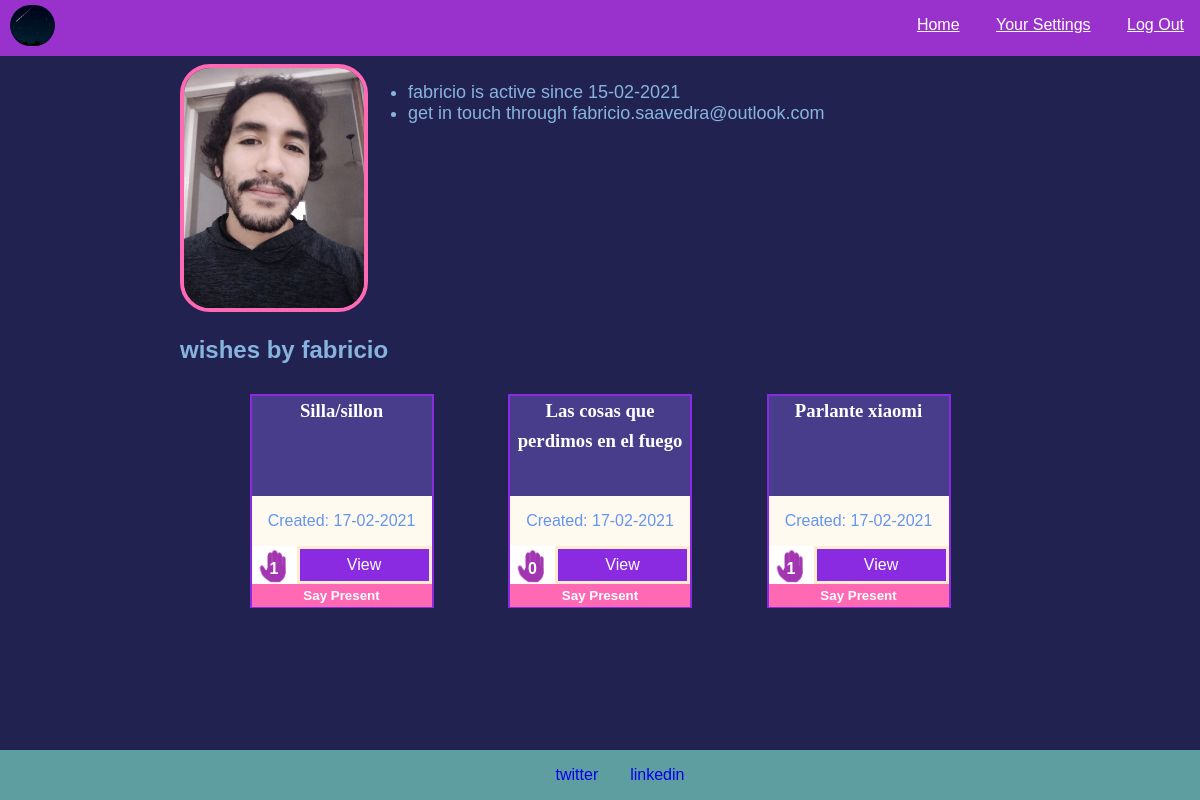
Screenshot of /user/11/wishes with the database file from the repository.
### app.py (models this page shows)
class User(db.Model):
    id = db.Column(db.Integer, primary_key=True)
    username = db.Column(db.String(20), nullable=False)
    password = db.Column(db.String(100), nullable=False)
    email = db.Column(db.String(40), nullable=False)
    active = db.Column(db.DateTime, default=datetime.now)
    products = db.relationship("Product", backref="user")

class Product(db.Model):
    id = db.Column(db.Integer, primary_key=True)
    name = db.Column(db.String(50), nullable=False)
    link = db.Column(db.Text, nullable=False)
    store = db.Column(db.String(5), nullable=False) # puede ser nullable esto?
    additional = db.Column(db.String(140))
    user_id = db.Column(db.Integer, db.ForeignKey("user.id"), nullable=False)
    created =  db.Column(db.DateTime, default=datetime.now)

### app.py (the view)
@app.route("/user/<int:id>/wishes", methods = ["GET", "POST"])
def view_user(id):
    if request.method == "POST":
        visitor = session["user_id"]
        card_id = request.form.get("card_id")
        print(f"This is the id of the present you postulated to: {card_id}")
        candidate = Candidate(
            product_id = card_id,
            candidate_id = visitor
        )
        db.session.add(candidate)
        db.session.commit()
        visitor_info =  User.query.filter_by(id=visitor).first()
        receptor_info = User.query.filter_by(id=id).first()
        print(receptor_info.email)
        bodymsg = f"You have a candidate for one of your wishes, {visitor_info.username}! \nYou can reach out at {visitor_info.email}. \nwishlist team"
        msg = Message("News for you!",
            sender='wishlist.app.arg@gmail.com',
            recipients=[f"{receptor_info.email}"])
        msg.body = bodymsg
        mail.send(msg)
        flash(f"You've postulated to the wish #{card_id}")
        return redirect("/")
    else:
        visited_user = User.query.get_or_404(id)
        print(f"Name of visited user: {visited_user.username}.\n * Visited_user products:\n{visited_user.products}")
        vu_cards = visited_user.products # does not filter checked-out products
        is_available = []
        for prod in vu_cards:
            checked = Checked.query.filter_by(product_id = prod.id).first()
            if checked==None:
                is_available.append(prod)
        cards_dict = {}
        for card in is_available:
            count = len(Candidate.query.filter_by(product_id=card.id).all())
            dk = str(card.id)
            cards_dict[dk] = count
        return render_template("viewuser.html", user=visited_user, counter=cards_dict, available=is_available)

### app.py (called while the page is built)
@app.template_filter()
def datetimeformat(date, format='%d-%m-%Y'):
    return date.strftime(format)

@app.after_request
def after_request(response):
    response.headers["Cache-Control"] = "no-cache, no-store, must-revalidate"
    response.headers["Expires"] = 0
    response.headers["Pragma"] = "no-cache"
    return response

### templates/viewuser.html (shortened to what this page needs)
{% extends 'base.html' %}
{% block main %}
<div class="feature">
  <div class="feature-img">
    <img src="/static/images/{{user.id}}.jpg" alt="your handsome/gorgeous face winning at things" class="profile-pic">
  </div>
  <div class="feature-text">
    <ul>
      <li>{{user.username}} is active since {{user.active|datetimeformat}}</li>
      <li>get in touch through {{user.email}}</li>
    </ul>
  </div>
</div>
<h2>wishes by {{user.username}}</h2>
{% if user.products|length>0 %}
  <div class="cards-container">
      {% for card in user.products %}
      {% if card in available %}
      <div class="visited-card">
        <h3 class="card-title">{{card.name}}</h3>
        <p>Created: {{card.created|datetimeformat}}</p>
        <div class="card-info-div">
          <div class="count-div">{{counter[(card.id)|string]}}</div>
          <button onclick="window.open('{{card.link}}','_blank');" class="view-btn" type="button">View</button>
        </div>
        <form action="{{url_for('view_user', id=user.id)}}" method="POST">
          <input type="submit" value="Say Present" class="card-submit-btn">
        </form>
      </div>
      {% endif %}
      {% endfor %}
  </div>
{% else %}
<p>No wishes here [:1]</p>
{% endif %}
{% endblock %}

### static/styles.css (style rules this page uses)
body, html { margin:0; height:100%; position:relative; }
.feature { display:flex; justify-items:space-between; }
.feature-text { font-size:large; }
.profile-pic { max-width:180px; border-radius:30px; border:4px solid hotpink; }
.cards-container { display:flex; flex-direction:row; justify-content:space-evenly; flex-wrap:wrap; }
.visited-card { position:relative; width:180px; height:210px; border:2px solid blueviolet; text-align:center; margin:10px 5px; }
.card-info-div { width:100%; position:relative; display:flex; }
.count-div { width: 25%; height:38px; display:inline-block; line-height:45px; color:white; font-weight: bold; background-image:url("../static/images/manocasera.png"); background-size:cover; }
.view-btn { display:inline; width:75%; background-color:blueviolet; border:3px solid blanchedalmond; color:white; font-size:16px; }
.card-title { height:100px; background-color: darkslateblue; color:white; font-family:tahoma; font-weight: bolder; line-height:30px; margin:0; }
.card p, .visited-card p { background-color:floralwhite; color:cornflowerblue; height:50px; line-height:50px; margin:0; }
.card-submit-btn { display:block; width:100%; border:3px solid hotpink; background-color: hotpink; color:white; font-weight: bold; }

### rows the page displays
User: username "fabricio", active "15-02-2021", email "fabricio.saavedra@outlook.com"
Product: name "Silla/sillon", created "17-02-2021", id "1"
Product: name "Las cosas que perdimos en el fuego", created "17-02-2021", counter "0"
Product: name "Parlante xiaomi", created "17-02-2021", counter "1"
